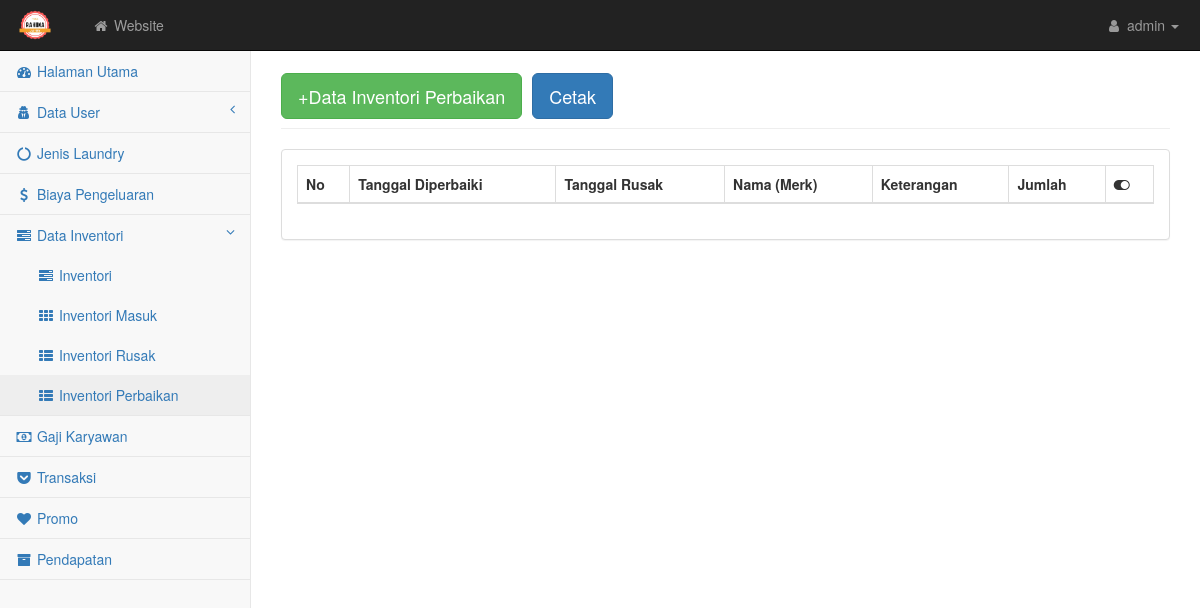
The page /admin/repair.php on the database as committed earlier.
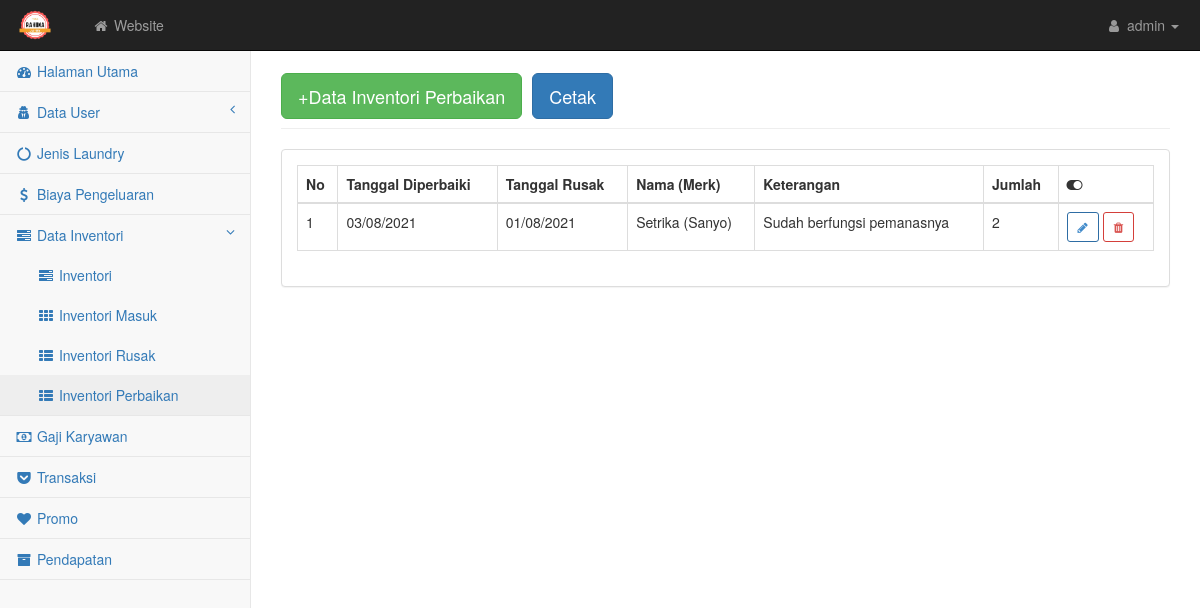
The same page on the database as committed later.
### tables this page shows
CREATE TABLE `inventorirepair` (
  `idinventorirepair` int(5) NOT NULL,
  `idinventorirusak` int(5) NOT NULL,
  `tgl` date NOT NULL,
  `catatan` text NOT NULL,
  `repair` int(5) NOT NULL
);

CREATE TABLE `inventorirusak` (
  `idinventorirusak` int(5) NOT NULL,
  `idinventori` int(2) NOT NULL,
  `id` int(11) NOT NULL,
  `tglrusak` date NOT NULL,
  `ket` text NOT NULL,
  `jumlah` int(3) NOT NULL
);

CREATE TABLE `inventori` (
  `idinventori` int(2) NOT NULL,
  `namainven` varchar(50) NOT NULL,
  `merk` varchar(50) NOT NULL,
  `stok` int(3) NOT NULL
);

### admin/repair.php (the view, shortened to what the changed rows need)
<?php require('atas.php') ?>
<div id="page-wrapper">
    <div class="container-fluid">
        <div class="row">
            <div class="col-lg-12">
                <h1 class="page-header"><button class="btn btn-success btn-lg"><a href="repair_input.php" style="color: white; text-decoration: none">+Data Inventori Perbaikan</a></button>
                <button type="button" class="btn btn-primary btn-lg" data-toggle="modal" data-target="#myModal"> Cetak </button></h1>
            </div>
        </div>
        <div class="row">
            <div class="col-lg-12">
                <div class="panel panel-default">
                    <div class="panel-body">
                        <div class="table-responsive">
                            <table class="table table-bordered table-hover" id="dataTables-example">
                                <thead class="success">
                                    <tr>
                                        <th>No</th>
                                        <th>Tanggal Diperbaiki</th>
                                        <th>Tanggal Rusak</th>
                                        <th>Nama (Merk)</th>
                                        <th>Keterangan</th>
                                        <th>Jumlah</th>
                                        <th><i class="fa fa-toggle-on"></i></th>
                                    </tr>
                                </thead>
                                <tbody>
                                    <?php $no=1; $query = mysqli_query($kon, "SELECT * FROM inventorirepair INNER JOIN inventorirusak ON inventorirepair.idinventorirusak = inventorirusak.idinventorirusak INNER JOIN inventori ON inventorirusak.idinventori = inventori.idinventori ORDER BY tgl ASC");
                                        while($data = mysqli_fetch_array($query)){ ?>
                                            <tr class="odd gradeX">
                                                    <td><?= $no++; ?></td>
                                                    <td><?= date('d/m/Y',strtotime($data['tgl'])); ?></td>
                                                    <td><?= date('d/m/Y',strtotime($data['tglrusak'])); ?></td>
                                                    <td><?= $data['namainven'].' ('.$data['merk'].')'; ?></td>
                                                    <td><?= $data['catatan'] ?></td>
                                                    <td><?= $data['repair'] ?></td>
                                                    <td>
                                                        <a href="repair_edit.php?idinventorirepair=<?php echo $data['idinventorirepair']; ?>" class="btn btn-outline btn-primary btn-sm"><i class="fa fa-pencil"></i></a>
                                                        <a href="delete.php?idinventorirepair=<?php echo $data['idinventorirepair'] ?>" class="btn btn-outline btn-danger btn-sm"><i class="fa fa-trash"></i></a>
                                                    </td>
                                                </tr>
                                        <?php } ?>
                                </tbody>
                            </table>
                        </div>
                    </div>
                </div>
            </div>
        </div>
    </div>
</div>
    </div>
<?php require('bawah.php') ?>

### admin/atas.php (shortened to what the changed rows need)
<!DOCTYPE html>
<html lang="en">
    <head>
        <link href="css/bootstrap.min.css" rel="stylesheet">
        <link href="css/dataTables/dataTables.bootstrap.css" rel="stylesheet">
        <link href="css/dataTables/dataTables.responsive.css" rel="stylesheet">
        <link href="css/metisMenu.min.css" rel="stylesheet">
        <link href="css/timeline.css" rel="stylesheet">
        <link href="css/startmin.css" rel="stylesheet">
        <link href="css/morris.css" rel="stylesheet">
        <link href="css/font-awesome.min.css" rel="stylesheet" type="text/css">
    </head>
    <body>
        <div id="wrapper">
            <nav class="navbar navbar-inverse navbar-fixed-top" role="navigation">
                <div class="navbar-header">
                    <a class="navbar-brand" href="#"><img src="../images/logo.png" style="width: 40px; position: relative; bottom: 10px; float: left; margin-right: 7px;"></a>
                </div>
</nav>

Rows that differ between the two databases and show on the page:
added inventorirepair: tgl "03/08/2021", idinventorirusak.tglrusak "01/08/2021", inventori.namainven "Setrika", inventori.merk "Sanyo", catatan "Sudah berfungsi pemanasnya", repair "2"
